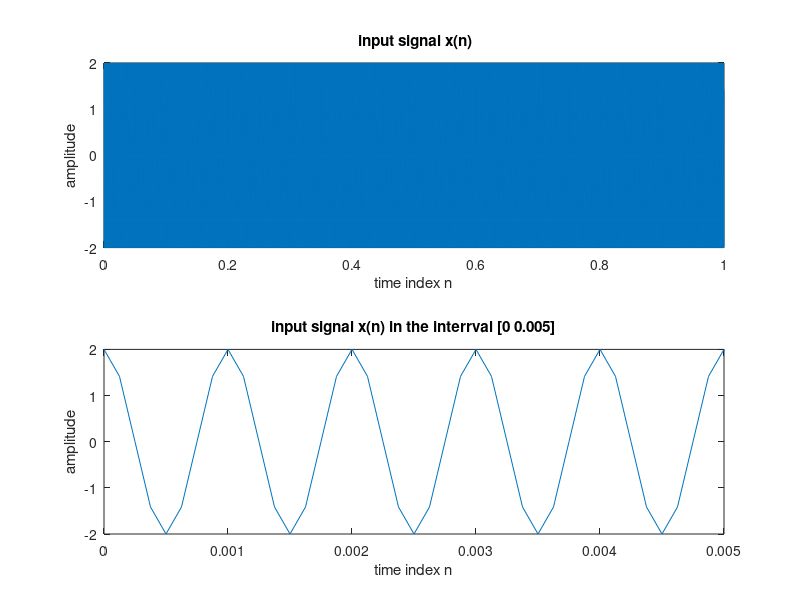
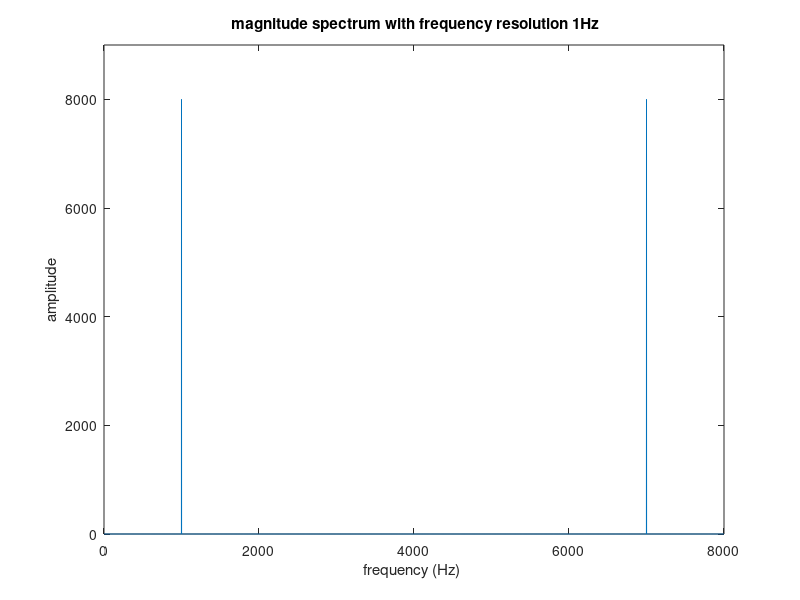
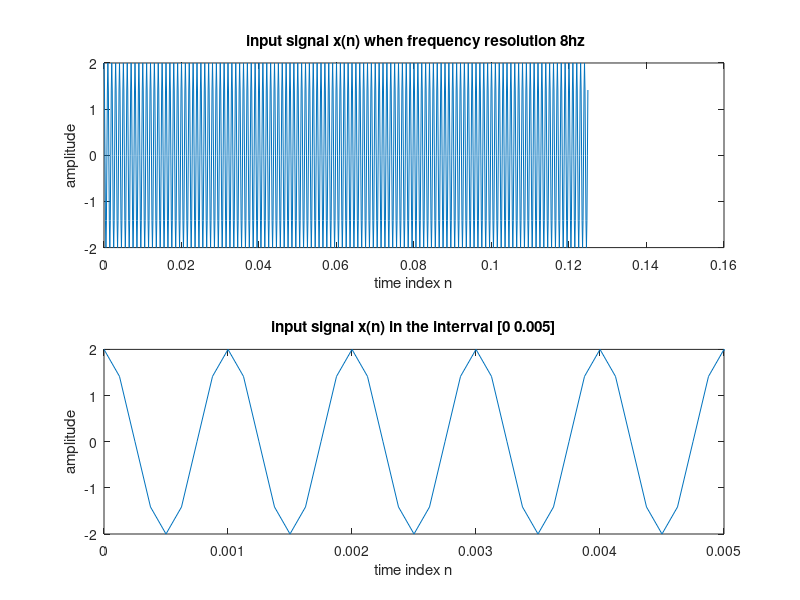
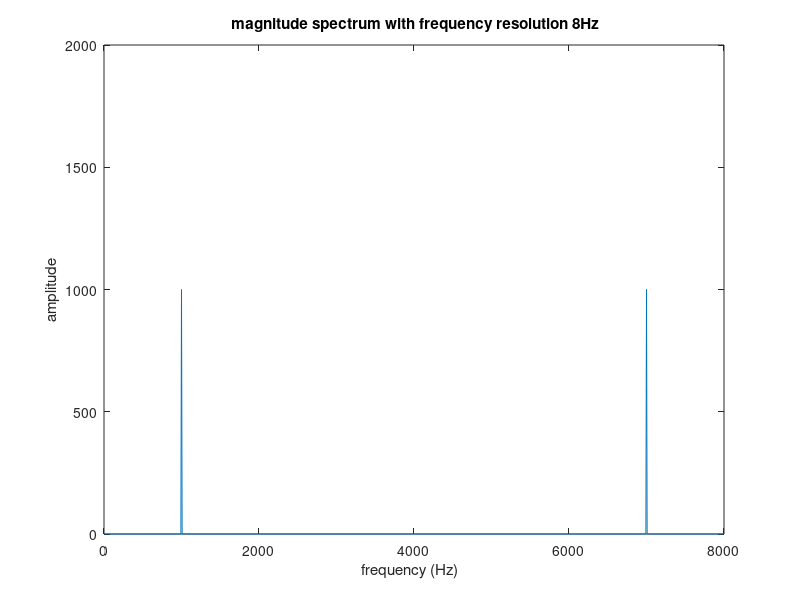

These figures' MATLAB source, in order:
clc;
clear all;
close all;


fs=8000;
%frequency resolution fs/N= 1;
N=fs;
t=(0:N-1)*(1/fs);



x1 = 2*cos(2000*pi*t);
k1=(8000/length(x1))*(0:length(x1)-1);
y1=fft(x1);


figure;
subplot(2,1,1)
plot(t,x1)
xlabel('time index n');
ylabel('amplitude');
title(' input signal x(n)');

subplot(2,1,2)
plot(t,x1)
xlim([0 0.005])
xlabel('time index n');
ylabel('amplitude');
title(' input signal x(n) in the interrval [0 0.005] ');

figure;
plot(k1,abs(y1))
ylim([0 9000])
xlabel('frequency (Hz) ');
ylabel('amplitude');
title(' magnitude spectrum with frequency resolution 1Hz');

%------ end----



fs=8000;
%frequency resolution fs/N= 8 hz;
N=fs/8;
t=(0:N-1)*(1/fs);



x1 = 2*cos(2000*pi*t);
k1=(8000/length(x1))*(0:length(x1)-1);
y1=fft(x1);


figure;
subplot(2,1,1)
plot(t,x1)
xlabel('time index n');
ylabel('amplitude');
title(' input signal x(n) when frequency resolution 8hz');

subplot(2,1,2)
plot(t,x1)
xlim([0 0.005])
xlabel('time index n');
ylabel('amplitude');
title(' input signal x(n) in the interrval [0 0.005] ');

figure;
plot(k1,abs(y1))
ylim([0 2000])
xlabel('frequency (Hz)  ');
ylabel('amplitude');
title(' magnitude spectrum with frequency resolution 8Hz');

%------ end----




%-------Q2_c-----


fs=8000;
%frequency resolution fs/N= 8 hz;
N=fs/16;
t=(0:N-1)*(1/fs);



x1 = 2*cos(2000*pi*t);
k1=(8000/length(x1))*(0:length(x1)-1);
y1=fft(x1);


figure;
subplot(2,1,1)
plot(t,x1)
xlabel('time index n');
ylabel('amplitude');
title(' input signal x(n) when frency resolution 16hz');

subplot(2,1,2)
plot(t,x1)
xlim([0 0.005])
xlabel('time index n');
ylabel('amplitude');
title(' input signal x(n) in the interrval [0 0.005] ');

figure;
plot(k1,abs(y1))
ylim([0 1000])
xlabel('frequency (Hz)  ');
ylabel('amplitude');
title(' magnitude spectrum with frequency resolution 8Hz');

%------ end----







